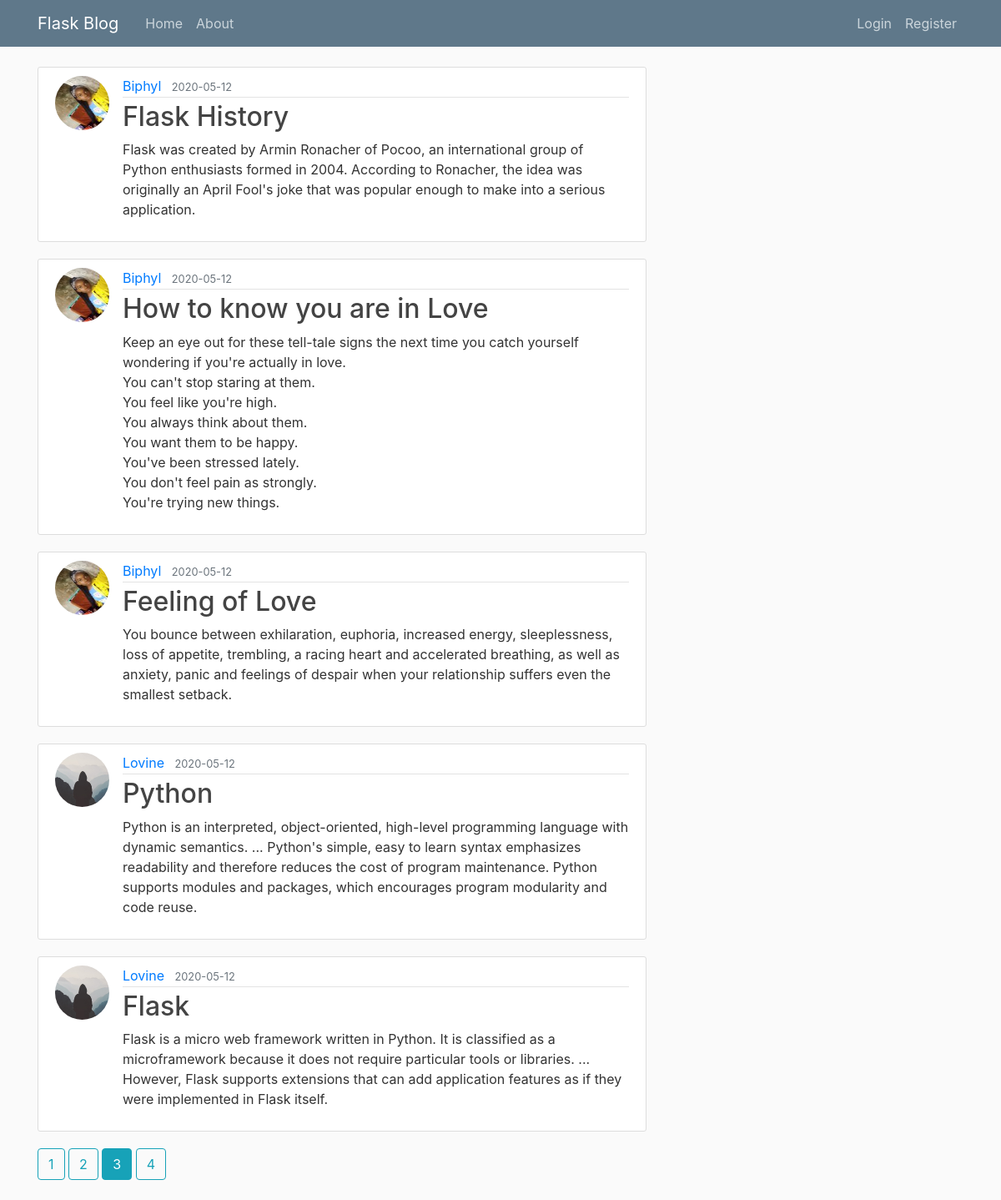
Screenshot of /home?page=3 with the database file from the repository.
### blog/models.py (models this page shows, shortened)
class Post(db.Model):
    id = db.Column(db.Integer, primary_key=True)
    title = db.Column(db.String(100), nullable=False)
    date_posted = db.Column(db.DateTime, nullable=False, default=datetime.utcnow)
    content = db.Column(db.Text, nullable=False)
    user_id = db.Column(db.Integer, db.ForeignKey('user.id'), nullable=False)

class User(db.Model, UserMixin):
    id = db.Column(db.Integer, primary_key=True)
    username = db.Column(db.String(20), unique=True, nullable=False)
    email = db.Column(db.String(120), unique=True, nullable=False)
    image_file = db.Column(db.String(20), nullable=False, default='default.jpg')
    password = db.Column(db.String(60), nullable=False)
    posts = db.relationship('Post', backref='author', lazy=True)

### blog/main/routes.py (the view)
@main.route("/")
@main.route("/home")
def home():
    page = request.args.get('page', 1, type=int)
    posts = Post.query.order_by(Post.date_posted.desc()).paginate(page=page, per_page=5)
    return render_template('home.html', posts=posts)

### blog/templates/home.html
{% extends "layout.html" %}
{% block content %}
    {% for post in posts.items %}
        <article class="media content-section">
          <img class="rounded-circle article-img" src="{{ url_for('static', filename='profile_pics/' + post.author.image_file) }}">
          <div class="media-body">
            <div class="article-metadata">
              <a class="mr-2" href="{{ url_for('users.user_posts', username=post.author.username) }}">{{ post.author.username }}</a>
              <small class="text-muted">{{ post.date_posted.strftime('%Y-%m-%d') }}</small>
            </div>
            <h2><a class="article-title" href="{{ url_for('posts.post', post_id=post.id) }}">{{ post.title }}</a></h2>
            <p class="article-content">{{ post.content }}</p>
          </div>
        </article>
    {% endfor %}
    {% for page_num in posts.iter_pages(left_edge=1, right_edge=1, left_current=1, right_current=2) %}
      {% if page_num %}
        {% if posts.page == page_num %}
          <a class="btn btn-info mb-4" href="{{ url_for('main.home', page=page_num) }}">{{ page_num }}</a>
        {% else %}
          <a class="btn btn-outline-info mb-4" href="{{ url_for('main.home', page=page_num) }}">{{ page_num }}</a>
        {% endif %}
      {% else %}
        ...
      {% endif %}
    {% endfor %}
{% endblock content %}

### blog/static/main.css (style rules this page uses)
body { background: #fafafa; color: #333333; margin-top: 5rem; }
h1, h2, h3, h4, h5, h6 { color: #444444; }
.content-section { background: #ffffff; padding: 10px 20px; border: 1px solid #dddddd; border-radius: 3px; margin-bottom: 20px; }
.article-title { color: #444444; }
.article-content { white-space: pre-line; }
.article-img { height: 65px; width: 65px; margin-right: 16px; }
.article-metadata { padding-bottom: 1px; margin-bottom: 4px; border-bottom: 1px solid #e3e3e3 }

### rows the page displays
Post: image_file (picture), author.username "Biphyl", date_posted "2020-05-12", title "Flask History", content "Flask was created by Armin Ronacher of Pocoo, an international group of Python enthusiasts formed in 2004. According to Ronacher, the idea was originally an April Fool's joke that was popular enough to make into a serious application."
Post: image_file (picture), author.username "Biphyl", date_posted "2020-05-12", title "How to know you are in Love", content "Keep an eye out for these tell-tale signs the next time you catch yourself wondering if you're actually in love. You can't stop staring at them. You feel like you're high.​ You always think about them.​ You want them to be happy.​ You've been stressed lately. You don't feel pain as strongly.​ You're trying new things."
Post: image_file (picture), author.username "Biphyl", date_posted "2020-05-12", title "Feeling of Love", content "You bounce between exhilaration, euphoria, increased energy, sleeplessness, loss of appetite, trembling, a racing heart and accelerated breathing, as well as anxiety, panic and feelings of despair when your relationship suffers even the smallest setback."
Post: image_file (placeholder picture), author.username "Lovine", date_posted "2020-05-12", title "Python", content "Python is an interpreted, object-oriented, high-level programming language with dynamic semantics. ... Python's simple, easy to learn syntax emphasizes readability and therefore reduces the cost of program maintenance. Python supports modules and packages, which encourages program modularity and code reuse."
Post: image_file (placeholder picture), author.username "Lovine", date_posted "2020-05-12", title "Flask", content "Flask is a micro web framework written in Python. It is classified as a microframework because it does not require particular tools or libraries. ... However, Flask supports extensions that can add application features as if they were implemented in Flask itself."

### other values shown
{{ page_num }} "1" "2" "4"
{{ page_num }} "3"
